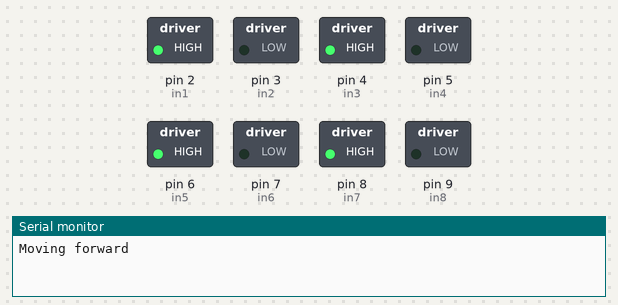
Simulated run of this sketch. Board: Arduino Uno, built with avr-gcc and run on an emulated ATmega328P. Shown: switched loads named in the sketch (green lamp = pin HIGH), the last lines printed to the serial monitor.

Above: at 0.5 s.
At 5.0 s:
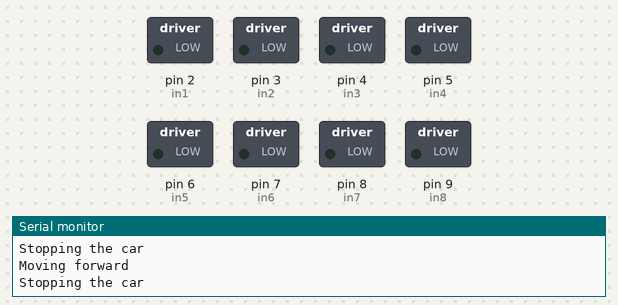
Timing chart, 0 to 6.9 s (numbered marks = the images above):
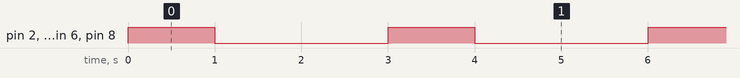

Measured:
- by itself, pin 2 (in1), pin 4 (in3), pin 6 (in5), pin 8 (in7): alternates HIGH for 1.0 s and LOW for 2.0 s

The sketch:

move.ino
```cpp
// Ultrasonic sensor pins; (找出那個pin 把他安裝對根據我給的網站)
#define trigPin 11
#define echoPin 12

// Motor driver pins (adjusted to match your setup)
#define in1 2
#define in2 3
#define in3 4
#define in4 5
#define in5 6
#define in6 7
#define in7 8
#define in8 9

// Distance thresholds in centimeters
#define distanceThreshold 30

void setup() {
  // Set motor pins as output
  pinMode(in1, OUTPUT);
  pinMode(in2, OUTPUT);
  pinMode(in3, OUTPUT);
  pinMode(in4, OUTPUT);
  pinMode(in5, OUTPUT);
  pinMode(in6, OUTPUT);
  pinMode(in7, OUTPUT);
  pinMode(in8, OUTPUT);

  // Set ultrasonic sensor pins
  pinMode(trigPin, OUTPUT);
  pinMode(echoPin, INPUT);

  Serial.begin(9600); // Initialize serial communication for debugging
}

void loop() {
  Serial.println("Moving forward");
  moveForward();        // Move forward
  // moveBackward();       // Move backward
  // turnLeft();           // Turn left
  // turnRight();          // Turn Right
  delay(1000);          // Wait for 1 seconds

  Serial.println("Stopping the car");
  stopCar();            // Stop the car
  delay(2000);          // Wait for 2 seconds
}

void moveForward() {
  digitalWrite(in1, HIGH);
  digitalWrite(in2, LOW);
  digitalWrite(in3, HIGH);
  digitalWrite(in4, LOW);
  digitalWrite(in5, HIGH);
  digitalWrite(in6, LOW);
  digitalWrite(in7, HIGH);
  digitalWrite(in8, LOW);
}

void moveBackward() {
  digitalWrite(in1, HIGH);
  digitalWrite(in2, LOW);
  digitalWrite(in3, HIGH);
  digitalWrite(in4, LOW);
  digitalWrite(in5, HIGH);
  digitalWrite(in6, LOW);
  digitalWrite(in7, HIGH);
  digitalWrite(in8, LOW);
}

void stopCar() {
  digitalWrite(in1, LOW);
  digitalWrite(in2, LOW);
  digitalWrite(in3, LOW);
  digitalWrite(in4, LOW);
  digitalWrite(in5, LOW);
  digitalWrite(in6, LOW);
  digitalWrite(in7, LOW);
  digitalWrite(in8, LOW);
}

void turnLeft() {
  // Adjust the motor outputs to turn left
  digitalWrite(in1, LOW);
  digitalWrite(in2, HIGH);
  digitalWrite(in3, HIGH);
  digitalWrite(in4, LOW);
  digitalWrite(in5, LOW);
  digitalWrite(in6, HIGH);
  digitalWrite(in7, HIGH);
  digitalWrite(in8, LOW);
}

void turnRight() {
  // Adjust the motor outputs to turn right
  digitalWrite(in1, HIGH);
  digitalWrite(in2, LOW);
  digitalWrite(in3, LOW);
  digitalWrite(in4, HIGH);
  digitalWrite(in5, HIGH);
  digitalWrite(in6, LOW);
  digitalWrite(in7, LOW);
  digitalWrite(in8, HIGH);
}


long microsecondsToInches(long microseconds) {
  // According to Parallax's datasheet for the PING))), there are 73.746
  // microseconds per inch (i.e. sound travels at 1130 feet per second).
  // This gives the distance travelled by the ping, outbound and return,
  // so we divide by 2 to get the distance of the obstacle.
  // See: https://www.parallax.com/package/ping-ultrasonic-distance-sensor-downloads/
  return (microseconds/2) / 74;
}

long microsecondsToCentimeters(long microseconds) {
  // The speed of sound is 340 m/s or 29 microseconds per centimeter.
  // The ping travels out and back, so to find the distance of the object we
  // take half of the distance travelled.
  return (microseconds/2) / 29.1;
}
```
